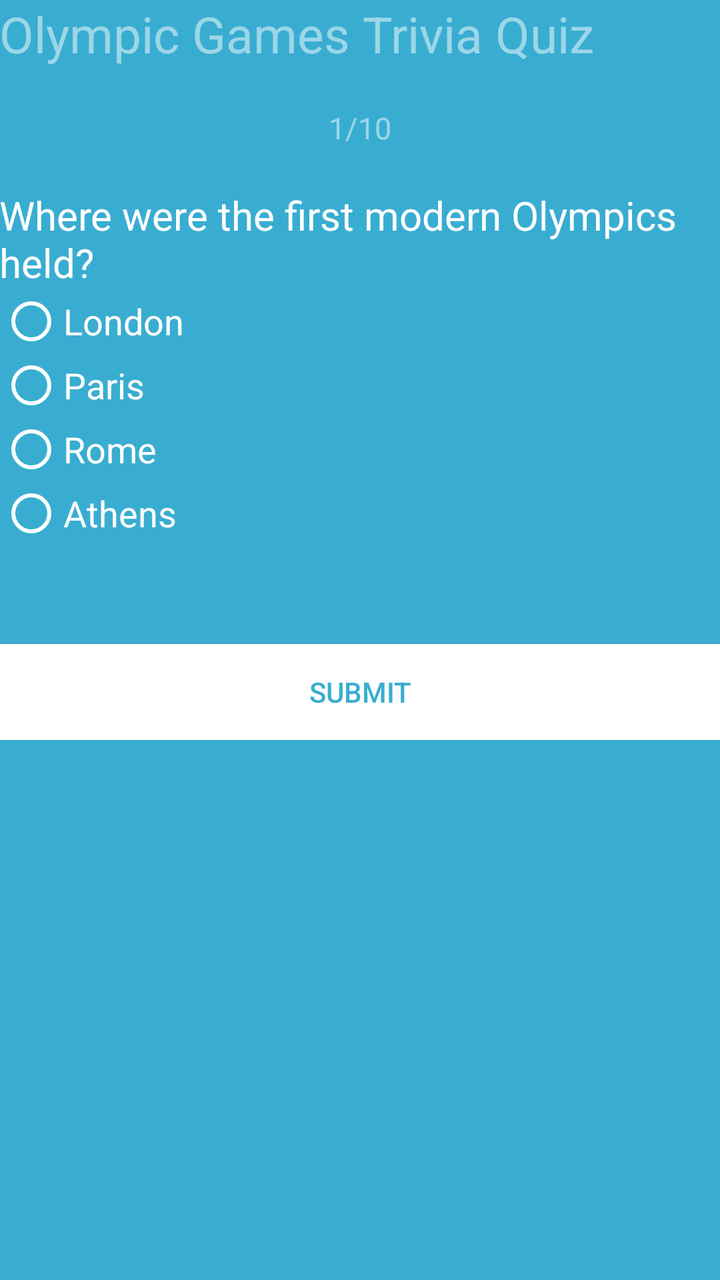
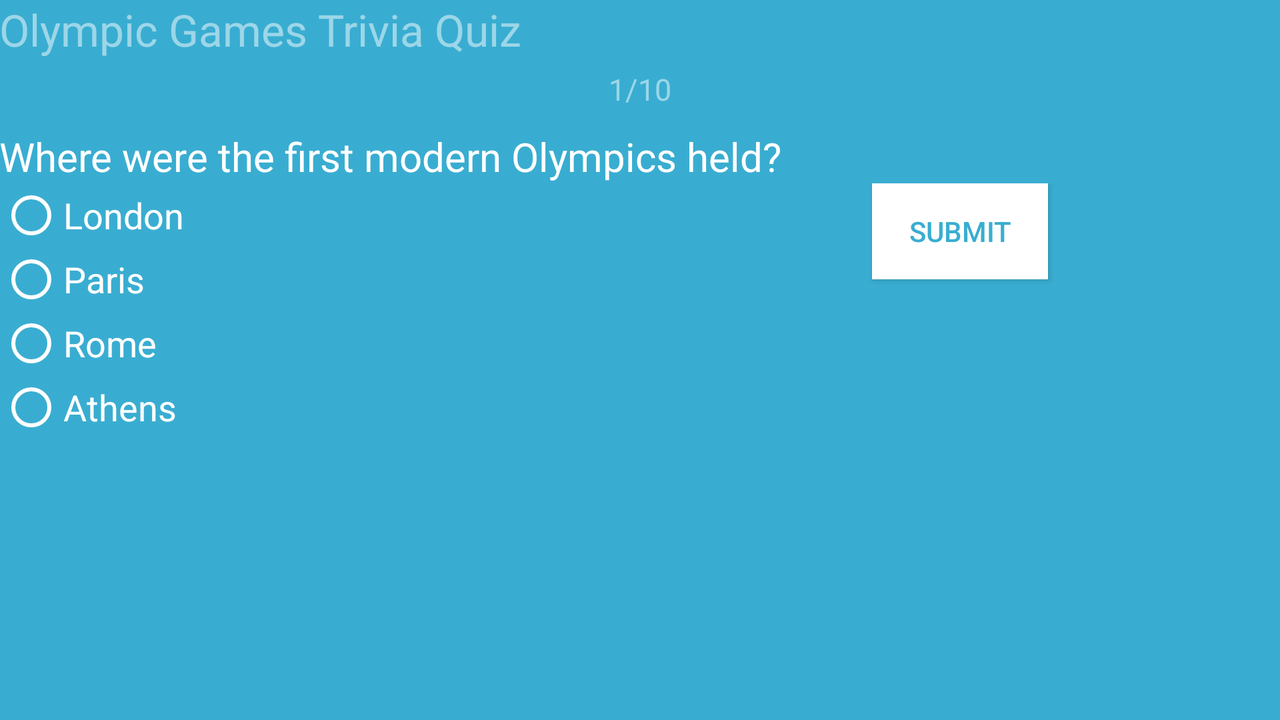

The same Android screen from two of the app's own layout files: first res/layout/ as a phone draws it, then the repository's variant for another configuration, drawn on a device whose configuration selects that folder. Both files follow.
<!-- AndroidManifest.xml: application theme AppTheme -->
<!-- res/layout/activity_main.xml -->
<?xml version="1.0" encoding="utf-8"?>
<ScrollView xmlns:android="http://schemas.android.com/apk/res/android"
    xmlns:tools="http://schemas.android.com/tools"
    android:layout_width="match_parent"
    android:layout_height="match_parent"
    android:background="#ff39add1"
    android:id="@+id/background"
    tools:context="com.sophiaxinlu.quiz.MainActivity">

    <LinearLayout
        android:layout_width="match_parent"
        android:layout_height="match_parent"
        android:id="@+id/content"
        android:paddingBottom="@dimen/activity_vertical_margin"
        android:paddingLeft="@dimen/activity_horizontal_margin"
        android:paddingRight="@dimen/activity_horizontal_margin"
        android:paddingTop="@dimen/activity_vertical_margin"
        android:orientation="vertical">

        <TextView android:text="@string/app_name" android:layout_width="wrap_content"
            android:layout_height="wrap_content"
            android:id="@+id/title"
            android:textSize="25sp"
            android:textIsSelectable="true"
            android:paddingTop="@dimen/activity_vertical_margin"
            android:textColor="#80ffffff" />

        <TextView
            android:layout_width="fill_parent"
            android:layout_height="wrap_content"
            android:text="@string/seq"
            android:id="@+id/seq"
            android:layout_centerVertical="true"
            android:layout_alignParentLeft="true"
            android:layout_alignParentStart="true"
            android:textSize="15sp"
            android:paddingTop="20dp"
            android:textAlignment="center"
            android:textColor="#80ffffff" />

        <TextView
            android:layout_width="wrap_content"
            android:layout_height="wrap_content"
            android:text="@string/question1"
            android:id="@+id/QuestionID"
            android:layout_centerVertical="true"
            android:layout_alignParentLeft="true"
            android:layout_alignParentStart="true"
            android:textSize="20sp"
            android:paddingTop="20dp"
            android:paddingBottom="@dimen/activity_vertical_margin"
            android:textColor="#ffffff" />

        <RadioGroup android:layout_width="fill_parent"
            android:layout_height="wrap_content"
            android:paddingTop="@dimen/activity_vertical_margin"
            android:paddingBottom="@dimen/activity_vertical_margin"
            android:id="@+id/options"
            android:orientation="vertical">
            <RadioButton android:id="@+id/radio_1"
                android:layout_width="wrap_content"
                android:layout_height="wrap_content"
                android:text="@string/option1"
                android:textSize="18sp"
                android:textColor="#ffffff"
                android:theme="@style/MyRadioButton"/>

            <RadioButton android:id="@+id/radio_2"
                android:layout_width="wrap_content"
                android:layout_height="wrap_content"
                android:text="@string/option2"
                android:textSize="18sp"
                android:textColor="#ffffff"
                android:theme="@style/MyRadioButton"/>

            <RadioButton android:id="@+id/radio_3"
                android:layout_width="wrap_content"
                android:layout_height="wrap_content"
                android:text="@string/option3"
                android:textSize="18sp"
                android:textColor="#ffffff"
                android:theme="@style/MyRadioButton"/>

            <RadioButton android:id="@+id/radio_4"
                android:layout_width="wrap_content"
                android:layout_height="wrap_content"
                android:text="@string/option4"
                android:textSize="18sp"
                android:textColor="#ffffff"
                android:theme="@style/MyRadioButton"/>
        </RadioGroup>


        <EditText
            android:id="@+id/text_answer"
            android:paddingTop="@dimen/activity_vertical_margin"
            android:paddingBottom="@dimen/activity_vertical_margin"
            android:layout_marginTop="30dp"
            android:layout_marginBottom="30dp"
            android:layout_width="fill_parent"
            android:layout_height="wrap_content"
            android:hint="@string/YourAnswer"
            android:visibility="gone"
            android:textColor="#ffffff"
            android:inputType="number" />

        <LinearLayout
            android:layout_width="match_parent"
            android:layout_height="wrap_content"
            android:paddingTop="@dimen/activity_vertical_margin"
            android:paddingBottom="@dimen/activity_vertical_margin"
            android:id="@+id/multiChoice"
            android:visibility="gone"
            android:orientation="vertical">

            <CheckBox android:id="@+id/checkbox_1"
                android:layout_width="wrap_content"
                android:layout_height="wrap_content"
                android:textSize="18sp"
                android:textColor="#ffffff"
                android:text="@string/checkbox1" />

            <CheckBox android:id="@+id/checkbox_2"
                android:layout_width="wrap_content"
                android:layout_height="wrap_content"
                android:textSize="18sp"
                android:textColor="#ffffff"
                android:text="@string/checkbox2" />

            <CheckBox android:id="@+id/checkbox_3"
                android:layout_width="wrap_content"
                android:layout_height="wrap_content"
                android:textSize="18sp"
                android:textColor="#ffffff"
                android:text="@string/checkbox3" />

            <CheckBox android:id="@+id/checkbox_4"
                android:layout_width="wrap_content"
                android:layout_height="wrap_content"
                android:textSize="18sp"
                android:textColor="#ffffff"
                android:text="@string/checkbox4" />
        </LinearLayout>


        <TextView
            android:layout_width="fill_parent"
            android:layout_height="wrap_content"
            android:text=""
            android:id="@+id/AnswerID"
            android:layout_centerVertical="true"
            android:layout_alignParentLeft="true"
            android:layout_alignParentStart="true"
            android:textSize="18sp"
            android:paddingTop="10dp"
            android:paddingBottom="15dp"
            android:textColor="#ffffff" />


        <Button
            android:layout_width="fill_parent"
            android:layout_height="wrap_content"
            android:id="@+id/next"
            android:layout_alignParentBottom="true"
            android:layout_centerHorizontal="true"
            android:background="#ffffff"
            android:textColor="#ff39add1"
            android:visibility="gone"
            android:text="Next" />

        <Button
            android:layout_width="fill_parent"
            android:layout_height="wrap_content"
            android:id="@+id/submit"
            android:layout_alignParentBottom="true"
            android:layout_centerHorizontal="true"
            android:background="#ffffff"
            android:textColor="#ff39add1"
            android:text="Submit" />

</LinearLayout>
</ScrollView>
<!-- resources referenced by this layout -->
<resources>
  <string name="YourAnswer">Your Answer</string>
  <string name="app_name">Olympic Games Trivia Quiz</string>
  <string name="checkbox1">Blue</string>
  <string name="checkbox2">Red</string>
  <string name="checkbox3">White</string>
  <string name="checkbox4">Black</string>
  <string name="option1">London</string>
  <string name="option2">Paris</string>
  <string name="option3">Rome</string>
  <string name="option4">Athens</string>
  <string name="question1">Where were the first modern Olympics held?</string>
  <string name="seq">1/10</string>
  <style name="MyRadioButton" parent="Theme.AppCompat.Light">
          <item name="colorControlNormal">@color/white</item>
          <item name="colorControlActivated">@color/white</item>
      </style>
  <style name="AppTheme" parent="Theme.AppCompat.Light.NoActionBar">
          
          <item name="colorPrimary">@color/colorPrimary</item>
          <item name="colorPrimaryDark">@color/colorPrimaryDark</item>
          <item name="colorAccent">@color/colorAccent</item>
      </style>
  <color name="white">#FFFFFF</color>
  <color name="colorPrimary">#3F51B5</color>
  <color name="colorPrimaryDark">#444</color>
  <color name="colorAccent">#FFFFFF</color>
</resources>
<!-- res/layout-land/activity_main.xml (the repository's variant of the layout above) -->
<!-- drawn on the phone turned sideways -->
<?xml version="1.0" encoding="utf-8"?>
<ScrollView xmlns:android="http://schemas.android.com/apk/res/android"
    xmlns:tools="http://schemas.android.com/tools"
    android:layout_width="match_parent"
    android:layout_height="match_parent"
    android:background="#ff39add1"
    android:id="@+id/background"
    tools:context="com.sophiaxinlu.quiz.MainActivity">

    <LinearLayout
        android:layout_width="match_parent"
        android:layout_height="match_parent"
        android:id="@+id/content"
        android:paddingBottom="@dimen/activity_vertical_margin"
        android:paddingLeft="@dimen/activity_horizontal_margin"
        android:paddingRight="@dimen/activity_horizontal_margin"
        android:paddingTop="@dimen/activity_vertical_margin"
        android:orientation="vertical">

        <TextView android:text="@string/app_name" android:layout_width="wrap_content"
            android:layout_height="wrap_content"
            android:id="@+id/title"
            android:textSize="22sp"
            android:textIsSelectable="true"
            android:textColor="#80ffffff" />

        <TextView
            android:layout_width="fill_parent"
            android:layout_height="wrap_content"
            android:text="@string/seq"
            android:id="@+id/seq"
            android:layout_centerVertical="true"
            android:layout_alignParentLeft="true"
            android:layout_alignParentStart="true"
            android:textSize="15sp"
            android:paddingTop="5dp"
            android:textAlignment="center"
            android:textColor="#80ffffff" />

        <TextView
            android:layout_width="wrap_content"
            android:layout_height="wrap_content"
            android:text="@string/question1"
            android:id="@+id/QuestionID"
            android:layout_centerVertical="true"
            android:layout_alignParentLeft="true"
            android:layout_alignParentStart="true"
            android:textSize="20sp"
            android:paddingTop="10dp"
            android:paddingBottom="@dimen/activity_vertical_margin"
            android:textColor="#ffffff" />
        <LinearLayout
            android:layout_width="match_parent"
            android:layout_height="wrap_content"
            android:weightSum="2"
            android:orientation="horizontal">

        <LinearLayout
                android:layout_width="match_parent"
                android:layout_height="wrap_content"
                android:layout_weight="1"
                android:orientation="vertical">

            <RadioGroup android:layout_width="262dp"
                android:layout_height="wrap_content"
                android:paddingTop="@dimen/activity_vertical_margin"
                android:paddingBottom="@dimen/activity_vertical_margin"
                android:id="@+id/options"
                android:orientation="vertical">
                <RadioButton android:id="@+id/radio_1"
                    android:layout_width="wrap_content"
                    android:layout_height="wrap_content"
                    android:text="@string/option1"
                    android:textSize="18sp"
                    android:textColor="#ffffff"
                    android:theme="@style/MyRadioButton"/>

                <RadioButton android:id="@+id/radio_2"
                    android:layout_width="wrap_content"
                    android:layout_height="wrap_content"
                    android:text="@string/option2"
                    android:textSize="18sp"
                    android:textColor="#ffffff"
                    android:theme="@style/MyRadioButton"/>

                <RadioButton android:id="@+id/radio_3"
                    android:layout_width="wrap_content"
                    android:layout_height="wrap_content"
                    android:text="@string/option3"
                    android:textSize="18sp"
                    android:textColor="#ffffff"
                    android:theme="@style/MyRadioButton"/>

                <RadioButton android:id="@+id/radio_4"
                    android:layout_width="wrap_content"
                    android:layout_height="wrap_content"
                    android:text="@string/option4"
                    android:textSize="18sp"
                    android:textColor="#ffffff"
                    android:theme="@style/MyRadioButton"/>
            </RadioGroup>


            <EditText
                android:id="@+id/text_answer"
                android:paddingTop="@dimen/activity_vertical_margin"
                android:paddingBottom="@dimen/activity_vertical_margin"
                android:layout_marginTop="30dp"
                android:layout_marginBottom="30dp"
                android:layout_width="fill_parent"
                android:layout_height="wrap_content"
                android:hint="@string/YourAnswer"
                android:visibility="gone"
                android:textColor="#ffffff"
                android:inputType="number" />

            <LinearLayout
                android:layout_width="match_parent"
                android:layout_height="wrap_content"
                android:paddingTop="@dimen/activity_vertical_margin"
                android:paddingBottom="@dimen/activity_vertical_margin"
                android:id="@+id/multiChoice"
                android:visibility="gone"
                android:orientation="vertical">

                <CheckBox android:id="@+id/checkbox_1"
                    android:layout_width="wrap_content"
                    android:layout_height="wrap_content"
                    android:textSize="18sp"
                    android:textColor="#ffffff"
                    android:text="@string/checkbox1" />

                <CheckBox android:id="@+id/checkbox_2"
                    android:layout_width="wrap_content"
                    android:layout_height="wrap_content"
                    android:textSize="18sp"
                    android:textColor="#ffffff"
                    android:text="@string/checkbox2" />

                <CheckBox android:id="@+id/checkbox_3"
                    android:layout_width="wrap_content"
                    android:layout_height="wrap_content"
                    android:textSize="18sp"
                    android:textColor="#ffffff"
                    android:text="@string/checkbox3" />

                <CheckBox android:id="@+id/checkbox_4"
                    android:layout_width="wrap_content"
                    android:layout_height="wrap_content"
                    android:textSize="18sp"
                    android:textColor="#ffffff"
                    android:text="@string/checkbox4" />

                </LinearLayout>

        </LinearLayout>



        <LinearLayout
            android:layout_width="match_parent"
            android:layout_height="wrap_content"
            android:layout_weight="1"
            android:orientation="vertical"
            android:gravity="center_horizontal">

            <Button
                android:layout_width="wrap_content"
                android:layout_height="wrap_content"
                android:paddingBottom="@dimen/activity_vertical_margin"
                android:paddingTop="@dimen/activity_horizontal_margin"
                android:id="@+id/next"
                android:layout_alignParentBottom="true"
                android:layout_centerHorizontal="true"
                android:background="#ffffff"
                android:textColor="#ff39add1"
                android:layout_marginBottom="20dp"
                android:visibility="gone"
                android:text="Next" />

            <Button
                android:layout_width="wrap_content"
                android:layout_height="wrap_content"
                android:paddingBottom="@dimen/activity_vertical_margin"
                android:paddingTop="@dimen/activity_horizontal_margin"
                android:id="@+id/submit"
                android:layout_alignParentBottom="true"
                android:layout_centerHorizontal="true"
                android:background="#ffffff"
                android:textColor="#ff39add1"
                android:layout_marginBottom="20dp"
                android:text="Submit" />
        </LinearLayout>


    </LinearLayout>

        <TextView
            android:layout_width="fill_parent"
            android:layout_height="wrap_content"
            android:text=""
            android:id="@+id/AnswerID"
            android:layout_centerVertical="true"
            android:layout_alignParentLeft="true"
            android:layout_alignParentStart="true"
            android:textSize="18sp"
            android:paddingBottom="15dp"
            android:textColor="#ffffff" />
</LinearLayout>
</ScrollView>
